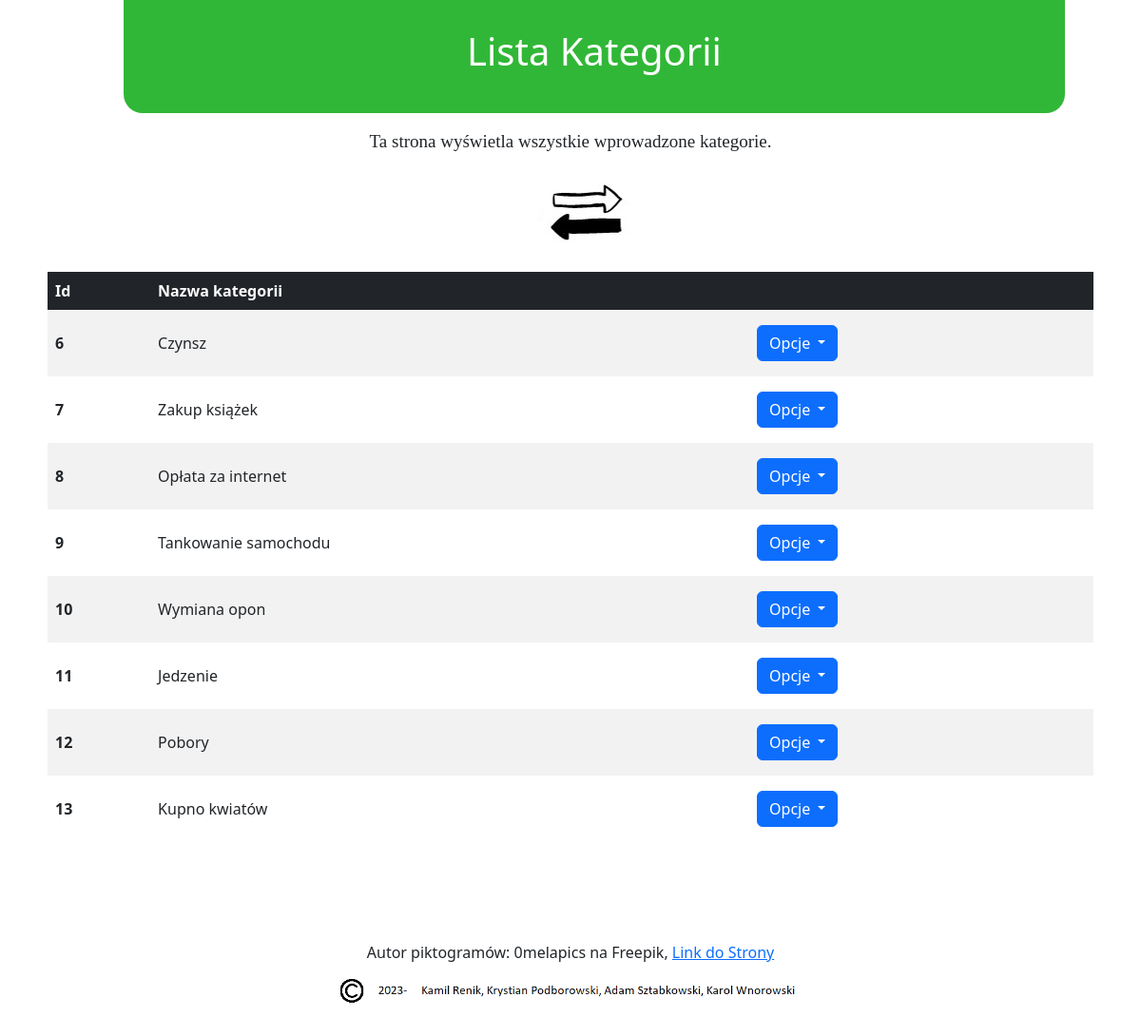
The page /kategorie/category_list.html on the database its author committed.
### transactions/models.py (models this page shows, shortened)
class Category(models.Model): #kategorie wydatku lub przychodu
    name = models.CharField(max_length=100)

### transactions/views.py (the view)
# urls.py: path('kategorie/category_list.html', views.category_list, name='category_list'),
def category_list(request):
    categorys = Category.objects.all()
    return render(request, 'category_list.html', {'categorys': categorys})

### templates/category_list.html (shortened to what this page needs)
<!DOCTYPE html>
<html>
  <head>
    <link href="https://cdn.jsdelivr.net/npm/bootstrap@5.3.0-alpha3/dist/css/bootstrap.min.css" rel="stylesheet">
    <link rel="stylesheet" type="text/css" href="style">
  </head>
  <body link="black" vlink="black" alink="gray">
    <br>
    <br>
    <table style="border-radius:20px;
	border-top-style:solid;
	 background:#31b737; border-color: #31bb37; margin-left: 80px;">
      <tr>
        <td>
          <br>
          <br>
          <h1>
            <p align="center" style="color:white"> Lista Kategorii </p>
          </h1>
          <br>
        </td>
      </tr>
    </table>
    <p>
    <p align="center" style="font-family:Calibri; font-size:19px;"> Ta strona wyświetla wszystkie wprowadzone kategorie.</p>
    </p>
    <img src="/static/img/wydatk_przychody.png" style="margin-left:47%">
    <br>
    <br> {% block content %} <table class="table table-striped table-hover table-responsive table-borderless">
      <thead class="table-dark">
        <tr>
          <th scope="col">Id</th>
          <th scope="col">Nazwa kategorii</th>
          <th scope="col"></th>
        </tr>
      </thead>
      <tbody class="table align-middle"> {% for category in categorys %} <tr>
          <th scope="row">{{category.id}}</th>
          <td>{{category.name}}</td>
          <td>
            <div class="dropdown">
              <button class="btn btn-primary dropdown-toggle" type="button" data-bs-toggle="dropdown" aria-expanded="false"> Opcje </button>
            </div>
          </td>
        </tr> {% endfor %} </tbody>
    </table> {% endblock %} <br>
    <br>
    <br>
    <p style="font-family: Calibri;">
    <p align="center"> Autor piktogramów: 0melapics na Freepik, <a href="https://pl.freepik.com/darmowe-wektory/zestaw-ikon-szkicu_979925.htm#query=piktogramem&position=8&from_view=keyword&track=sph">Link do Strony </a>
    </p>
    </p>
    <p align="center">
      <img src="/static/img/copyright.png" style="width:45%; height:45%;">
    </p>
  </body>
</html>

### templates/category_list.html (style rules this page uses)
html { margin-top: -70px; margin-left: 50px; margin-right: 50px; }
h1 { font-family: Monospace Bold; }
table { width: 90%; float: center; }

### rows shown on the page
Category: id "6", name "Czynsz"
Category: id "7", name "Zakup książek"
Category: id "8", name "Opłata za internet"
Category: id "9", name "Tankowanie samochodu"
Category: id "10", name "Wymiana opon"
Category: id "11", name "Jedzenie"
Category: id "12", name "Pobory"
Category: id "13", name "Kupno kwiatów"
